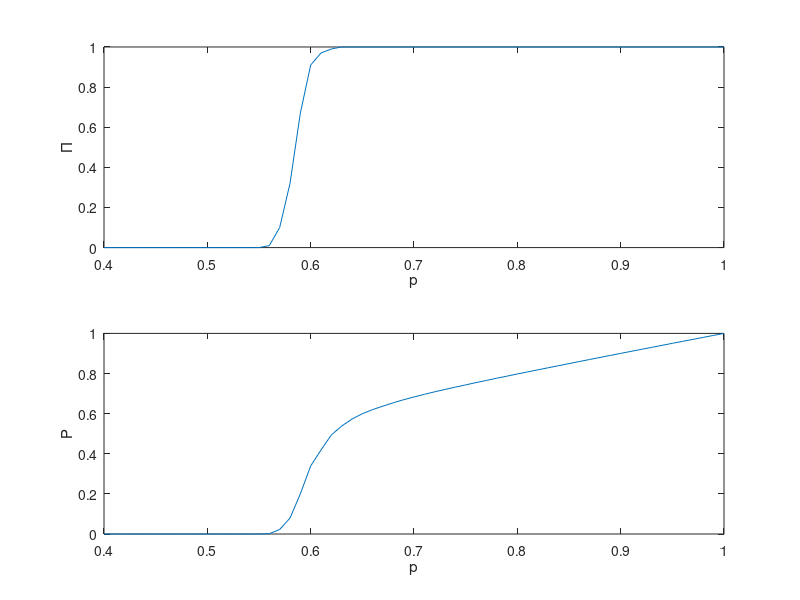

Source code (MATLAB):
%Program for the third project in the subject Fys-4460
%Inordered systems and Percolation at UiO
% 01.04.2015    Gullik Vetvik Killie

clear all
close all

Lx = 100;                 %The size of the grid
Ly = 100;
prob = (0.4:0.01:1.0);      %The probabilities we want to check
nProb = length(prob);       %# probabilites we check through
nPercolated = zeros(nProb,1);        
areaPercolationClusters = zeros(nProb,1);
N = 100;


for i = 1:N
    
    randomArray = rand(Lx,Ly);    
    %Cycle trough all the probabilites and calculates clusters for each
    %probability
    for iProb = 1:nProb
        
        filledNodes = randomArray < prob(iProb);     %Check the a random array
        
        %The nodes are given numbers according to which cluster they belong
        %to
        [sortedNodes , nClusters] = bwlabel(filledNodes, 4);    
        
%         %Create a plot of the clusters,, only enable if you want to plot
%         img = label2rgb(sortedNodes,'jet','k','shuffle');
%         image(img);
%         
%         return
        
        
        clusterProperties = regionprops(sortedNodes ,'BoundingBox', 'Area');
        boundingBox = cat(1,clusterProperties.BoundingBox);
        area = cat(1, clusterProperties.Area);
        
        %Finds an open channel in x or y direction respectively
        jx = find(boundingBox(:,3)==Lx);      
        jy = find(boundingBox(:,4)==Lx);
        
        %Picks up the area that percolated through either side
        j = union(jx,jy);           

        
        if length(j)> 0 %Percolation found
            nPercolated(iProb) = nPercolated(iProb) + 1;
            for jj = 1:length(j)
                areaPercolationClusters(iProb) = areaPercolationClusters(iProb) + area(j(jj));
            end
        end
    end
end
%Pi is the chance for a connecting cluster through the whole area, while P
%is the fraction of the nodes that are a part of a percolating cluster
subplot(2,1,1)
Pi = nPercolated/N;
plot(prob,Pi), xlabel('p'),ylabel('\Pi')

subplot(2,1,2)
P = areaPercolationClusters/(N*Lx*Lx);
plot(prob,P); xlabel('p'),ylabel('P')

%Task b: Estimate beta. P is proportional to beta above p_c





